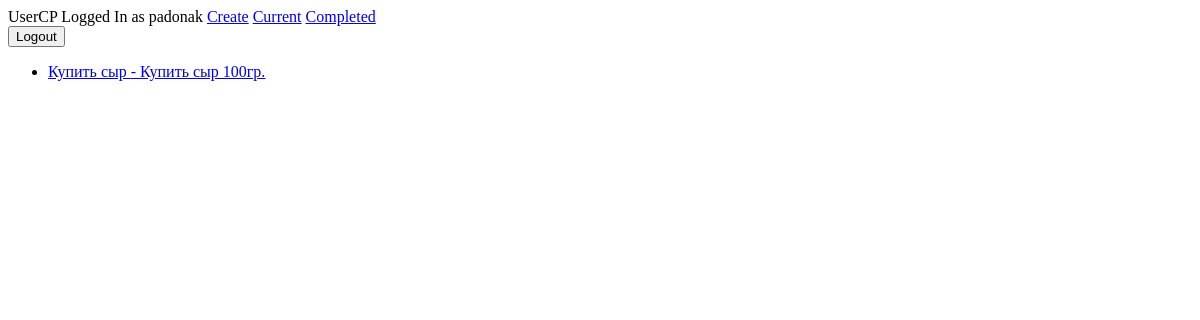
Page /current/ (signed in) on the earlier database version.
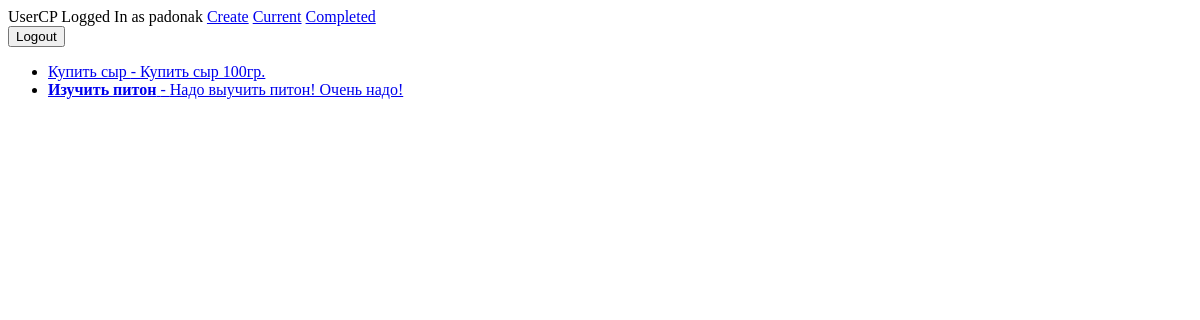
Same page on the later database version.
### todo/models.py (models this page shows, shortened)
class Todo(models.Model):
    title = models.CharField(max_length=100)
    memo = models.TextField(blank=True)
    created = models.DateTimeField(auto_now_add=True)
    datecompleted = models.DateTimeField(null=True, blank=True)
    important = models.BooleanField(default=False)
    user = models.ForeignKey(User, on_delete=models.CASCADE)

### todo/views.py (the view)
# urls.py: path('current/', views.currenttodos, name = 'currenttodos'),
@login_required
def currenttodos(request):
    todos = Todo.objects.filter(user=request.user, datecompleted__isnull=True)
    return render(request, 'todo/currenttodos.html', {'todos':todos})

### todo/templates/todo/currenttodos.html (shortened to what this page needs)
{% extends 'todo/base.html' %}
{% block content %}
<ul>
{% for todo in todos %}
<li>
<a href="{% url 'viewtodo' todo.id%}">
    {% if todo.important %}<b>{% endif %}{{ todo.title }}{% if todo.important %}</b>{% endif %}
    {% if todo.memo %} - {{ todo.memo }}{% endif %}
</a>
</li>
{% endfor %}
</ul>
{% endblock %}

Differences in the rows shown:
added Todo: title "Изучить питон", memo "Надо выучить питон! Очень надо!"
